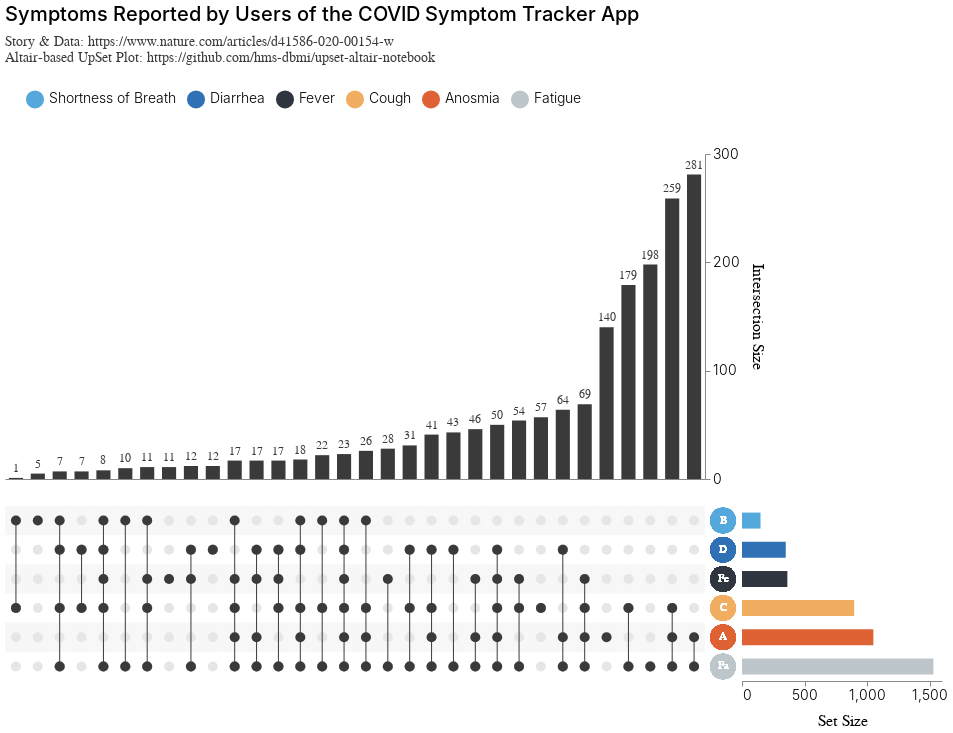

Here is the Vega-Lite specification saved for this chart:
### Vega specification from a JSON file in a GitHub repository (floating-point values rounded to 4 significant figures; data arrays with more than 128 entries replaced by an {"elided": "..."} marker saying what was removed)
{"$schema": "https://vega.github.io/schema/vega/v5.json", "background": "white", "padding": 5, "title": {"anchor": "start", "text": "Symptoms Reported by Users of the COVID Symptom Tracker App", "subtitle": ["Story & Data: https://www.nature.com/articles/d41586-020-00154-w", "Altair-based UpSet Plot: https://github.com/hms-dbmi/upset-altair-notebook"], "fontSize": 20, "fontWeight": 500, "subtitleColor": "#3A3A3A", "subtitleFontSize": 14}, "data": [{"name": "selector011_store"}, {"name": "selector010_store"}, {"name": "data-51a18922e537214846aa112d1ccd2e10", "values": {"elided": "192 records"}}, {"name": "data-edc52b94e708b8ac518e05227a1d24db", "values": [{"set": "Shortness of Breath", "set_abbre": "B"}, {"set": "Diarrhea", "set_abbre": "D"}, {"set": "Fever", "set_abbre": "Fe"}, {"set": "Cough", "set_abbre": "C"}, {"set": "Anosmia", "set_abbre": "A"}, {"set": "Fatigue", "set_abbre": "Fa"}]}, {"name": "data-845b010f0be9092a4e24abf6f511af02", "values": [{"set": "Shortness of Breath", "set_order": 1}, {"set": "Diarrhea", "set_order": 2}, {"set": "Fever", "set_order": 3}, {"set": "Cough", "set_order": 4}, {"set": "Anosmia", "set_order": 5}, {"set": "Fatigue", "set_order": 6}]}, {"name": "data_0", "source": "data-51a18922e537214846aa112d1ccd2e10", "transform": [{"type": "filter", "expr": "!(length(data(\"selector010_store\"))) || (vlSelectionTest(\"selector010_store\", datum))"}, {"type": "pivot", "field": "set", "value": "is_intersect", "op": "max", "groupby": ["intersection_id", "count"]}, {"type": "aggregate", "groupby": ["Shortness of Breath", "Diarrhea", "Fever", "Cough", "Anosmia", "Fatigue"], "ops": ["sum"], "fields": ["count"], "as": ["count"]}, {"type": "formula", "expr": "(isDefined(datum['Shortness of Breath']) ? datum['Shortness of Breath'] : 0)+(isDefined(datum['Diarrhea']) ? datum['Diarrhea'] : 0)+(isDefined(datum['Fever']) ? datum['Fever'] : 0)+(isDefined(datum['Cough']) ? datum['Cough'] : 0)+(isDefined(datum['Anosmia']) ? datum['Anosmia'] : 0)+(isDefined(datum['Fatigue']) ? datum['Fatigue'] : 0)", "as": "degree"}, {"type": "filter", "expr": "(datum['degree'] !== 0)"}, {"type": "window", "params": [null], "as": ["intersection_id"], "ops": ["row_number"], "fields": [""], "sort": {"field": [], "order": []}, "frame": [null, null]}, {"type": "fold", "fields": ["Shortness of Breath", "Diarrhea", "Fever", "Cough", "Anosmia", "Fatigue"], "as": ["set", "is_intersect"]}]}, {"name": "data_1", "source": "data_0", "transform": [{"type": "lookup", "from": "data-edc52b94e708b8ac518e05227a1d24db", "key": "set", "fields": ["set"], "values": ["set_abbre"]}, {"type": "lookup", "from": "data-845b010f0be9092a4e24abf6f511af02", "key": "set", "fields": ["set"], "values": ["set_order"]}, {"type": "filter", "expr": "!(length(data(\"selector010_store\"))) || (vlSelectionTest(\"selector010_store\", datum))"}, {"type": "window", "params": [null], "as": ["set_order"], "ops": ["distinct"], "fields": ["set"], "sort": {"field": ["set_order"], "order": ["ascending"]}, "frame": [null, 0]}]}, {"name": "data_2", "source": "data_1", "transform": [{"type": "aggregate", "groupby": ["degree", "intersection_id"], "ops": ["max"], "fields": ["count"], "as": ["max_count"]}, {"type": "filter", "expr": "isValid(datum[\"max_count\"]) && isFinite(+datum[\"max_count\"])"}]}, {"name": "data_3", "source": "data_0", "transform": [{"type": "lookup", "from": "data-edc52b94e708b8ac518e05227a1d24db", "key": "set", "fields": ["set"], "values": ["set_abbre"]}, {"type": "lookup", "from": "data-845b010f0be9092a4e24abf6f511af02", "key": "set", "fields": ["set"], "values": ["set_order"]}, {"type": "filter", "expr": "!(length(data(\"selector010_store\"))) || (vlSelectionTest(\"selector010_store\", datum))"}, {"type": "window", "params": [null], "as": ["set_order"], "ops": ["distinct"], "fields": ["set"], "sort": {"field": ["set_order"], "order": ["ascending"]}, "frame": [null, 0]}]}, {"name": "data_4", "source": "data_3", "transform": [{"type": "aggregate", "groupby": ["count", "degree", "intersection_id"], "ops": ["max"], "fields": ["count"], "as": ["max_count"]}, {"type": "filter", "expr": "isValid(datum[\"max_count\"]) && isFinite(+datum[\"max_count\"])"}]}, {"name": "data_5", "source": "data_0", "transform": [{"type": "lookup", "from": "data-edc52b94e708b8ac518e05227a1d24db", "key": "set", "fields": ["set"], "values": ["set_abbre"]}, {"type": "lookup", "from": "data-845b010f0be9092a4e24abf6f511af02", "key": "set", "fields": ["set"], "values": ["set_order"]}, {"type": "filter", "expr": "!(length(data(\"selector010_store\"))) || (vlSelectionTest(\"selector010_store\", datum))"}, {"type": "window", "params": [null], "as": ["set_order"], "ops": ["distinct"], "fields": ["set"], "sort": {"field": ["set_order"], "order": ["ascending"]}, "frame": [null, 0]}, {"type": "filter", "expr": "(datum['is_intersect'] === 1)"}]}, {"name": "data_6", "source": "data_5", "transform": [{"type": "aggregate", "groupby": ["degree", "intersection_id", "set_order"], "ops": ["max"], "fields": ["count"], "as": ["max_count"]}]}, {"name": "data_7", "source": "data_0", "transform": [{"type": "lookup", "from": "data-edc52b94e708b8ac518e05227a1d24db", "key": "set", "fields": ["set"], "values": ["set_abbre"]}, {"type": "lookup", "from": "data-845b010f0be9092a4e24abf6f511af02", "key": "set", "fields": ["set"], "values": ["set_order"]}, {"type": "filter", "expr": "!(length(data(\"selector010_store\"))) || (vlSelectionTest(\"selector010_store\", datum))"}, {"type": "window", "params": [null], "as": ["set_order"], "ops": ["distinct"], "fields": ["set"], "sort": {"field": ["set_order"], "order": ["ascending"]}, "frame": [null, 0]}, {"type": "filter", "expr": "((datum['set_order'] % 2) === 1)"}]}, {"name": "data_8", "source": "data_7", "transform": [{"type": "aggregate", "groupby": ["degree", "intersection_id", "set_order"], "ops": ["max"], "fields": ["count"], "as": ["max_count"]}]}, {"name": "data_9", "source": "data_0", "transform": [{"type": "lookup", "from": "data-edc52b94e708b8ac518e05227a1d24db", "key": "set", "fields": ["set"], "values": ["set_abbre"]}, {"type": "lookup", "from": "data-845b010f0be9092a4e24abf6f511af02", "key": "set", "fields": ["set"], "values": ["set_order"]}, {"type": "filter", "expr": "!(length(data(\"selector010_store\"))) || (vlSelectionTest(\"selector010_store\", datum))"}, {"type": "window", "params": [null], "as": ["set_order"], "ops": ["distinct"], "fields": ["set"], "sort": {"field": ["set_order"], "order": ["ascending"]}, "frame": [null, 0]}]}, {"name": "data_10", "source": "data_9", "transform": [{"type": "aggregate", "groupby": ["degree", "intersection_id", "set_order"], "ops": ["max"], "fields": ["count"], "as": ["max_count"]}]}, {"name": "data_11", "source": "data_0", "transform": [{"type": "lookup", "from": "data-edc52b94e708b8ac518e05227a1d24db", "key": "set", "fields": ["set"], "values": ["set_abbre"]}, {"type": "lookup", "from": "data-845b010f0be9092a4e24abf6f511af02", "key": "set", "fields": ["set"], "values": ["set_order"]}, {"type": "filter", "expr": "!(length(data(\"selector010_store\"))) || (vlSelectionTest(\"selector010_store\", datum))"}, {"type": "window", "params": [null], "as": ["set_order"], "ops": ["distinct"], "fields": ["set"], "sort": {"field": ["set_order"], "order": ["ascending"]}, "frame": [null, 0]}, {"type": "filter", "expr": "(datum['is_intersect'] === 1)"}]}, {"name": "data_12", "source": "data_11", "transform": [{"type": "aggregate", "groupby": ["degree", "intersection_id"], "ops": ["max", "min", "max"], "fields": ["count", "set_order", "set_order"], "as": ["max_count", "min_set_order", "max_set_order"]}]}, {"name": "data_13", "source": "data_0", "transform": [{"type": "lookup", "from": "data-edc52b94e708b8ac518e05227a1d24db", "key": "set", "fields": ["set"], "values": ["set_abbre"]}, {"type": "lookup", "from": "data-845b010f0be9092a4e24abf6f511af02", "key": "set", "fields": ["set"], "values": ["set_order"]}, {"type": "filter", "expr": "!(length(data(\"selector010_store\"))) || (vlSelectionTest(\"selector010_store\", datum))"}, {"type": "window", "params": [null], "as": ["set_order"], "ops": ["distinct"], "fields": ["set"], "sort": {"field": ["set_order"], "order": ["ascending"]}, "frame": [null, 0]}, {"type": "filter", "expr": "(datum['is_intersect'] === 1)"}]}, {"name": "data_14", "source": "data_13", "transform": [{"type": "aggregate", "groupby": ["degree", "intersection_id", "set_order"], "ops": ["max"], "fields": ["count"], "as": ["max_count"]}]}, {"name": "data_15", "source": "data_0", "transform": [{"type": "lookup", "from": "data-edc52b94e708b8ac518e05227a1d24db", "key": "set", "fields": ["set"], "values": ["set_abbre"]}, {"type": "lookup", "from": "data-845b010f0be9092a4e24abf6f511af02", "key": "set", "fields": ["set"], "values": ["set_order"]}, {"type": "filter", "expr": "!(length(data(\"selector010_store\"))) || (vlSelectionTest(\"selector010_store\", datum))"}, {"type": "window", "params": [null], "as": ["set_order"], "ops": ["distinct"], "fields": ["set"], "sort": {"field": ["set_order"], "order": ["ascending"]}, "frame": [null, 0]}]}, {"name": "data_16", "source": "data_0", "transform": [{"type": "lookup", "from": "data-edc52b94e708b8ac518e05227a1d24db", "key": "set", "fields": ["set"], "values": ["set_abbre"]}, {"type": "lookup", "from": "data-845b010f0be9092a4e24abf6f511af02", "key": "set", "fields": ["set"], "values": ["set_order"]}, {"type": "filter", "expr": "!(length(data(\"selector010_store\"))) || (vlSelectionTest(\"selector010_store\", datum))"}, {"type": "window", "params": [null], "as": ["set_order"], "ops": ["distinct"], "fields": ["set"], "sort": {"field": ["set_order"], "order": ["ascending"]}, "frame": [null, 0]}]}, {"name": "data_17", "source": "data_0", "transform": [{"type": "lookup", "from": "data-edc52b94e708b8ac518e05227a1d24db", "key": "set", "fields": ["set"], "values": ["set_abbre"]}, {"type": "lookup", "from": "data-845b010f0be9092a4e24abf6f511af02", "key": "set", "fields": ["set"], "values": ["set_order"]}, {"type": "filter", "expr": "!(length(data(\"selector010_store\"))) || (vlSelectionTest(\"selector010_store\", datum))"}, {"type": "window", "params": [null], "as": ["set_order"], "ops": ["distinct"], "fields": ["set"], "sort": {"field": ["set_order"], "order": ["ascending"]}, "frame": [null, 0]}, {"type": "filter", "expr": "(datum['is_intersect'] === 1)"}, {"type": "aggregate", "groupby": ["set", "set_order"], "ops": ["sum"], "fields": ["count"], "as": ["sum_count"]}, {"type": "stack", "groupby": ["set_order"], "field": "sum_count", "sort": {"field": ["set"], "order": ["descending"]}, "as": ["sum_count_start", "sum_count_end"], "offset": "zero"}, {"type": "filter", "expr": "isValid(datum[\"sum_count\"]) && isFinite(+datum[\"sum_count\"])"}]}], "signals": [{"name": "concat_0_width", "value": 700}, {"name": "concat_0_height", "value": 325}, {"name": "concat_1_childHeight", "value": 175}, {"name": "concat_1_concat_0_width", "value": 700}, {"name": "concat_1_concat_1_width", "value": 20}, {"name": "concat_1_concat_2_width", "value": 200}, {"name": "selector010_set_legend", "value": null, "on": [{"events": [{"source": "view", "type": "click", "markname": "set_legend_symbols"}, {"source": "view", "type": "click", "markname": "set_legend_labels"}, {"source": "view", "type": "click", "markname": "set_legend_entries"}], "update": "datum.value || item().items[0].items[0].datum.value", "force": true}, {"events": [{"source": "view", "type": "click"}], "update": "!event.item || !datum ? null : selector010_set_legend", "force": true}]}, {"name": "unit", "value": {}, "on": [{"events": "mousemove", "update": "isTuple(group()) ? group() : unit"}]}, {"name": "selector011", "update": "vlSelectionResolve(\"selector011_store\", \"union\")"}, {"name": "selector010", "update": "vlSelectionResolve(\"selector010_store\", \"union\", true)"}], "layout": {"padding": 20, "columns": 1, "bounds": "full", "align": "each"}, "marks": [{"type": "group", "name": "concat_0_group", "style": "cell", "encode": {"update": {"width": {"signal": "concat_0_width"}, "height": {"signal": "concat_0_height"}}}, "signals": [{"name": "selector011_tuple", "on": [{"events": [{"source": "scope", "type": "mouseover"}], "update": "datum && item().mark.marktype !== 'group' ? {unit: \"concat_0_layer_0\", fields: selector011_tuple_fields, values: [(item().isVoronoi ? datum.datum : datum)[\"intersection_id\"]]} : null", "force": true}, {"events": [{"source": "scope", "type": "dblclick"}], "update": "null"}]}, {"name": "selector011_tuple_fields", "value": [{"type": "E", "field": "intersection_id"}]}, {"name": "selector011_modify", "on": [{"events": {"signal": "selector011_tuple"}, "update": "modify(\"selector011_store\", selector011_tuple, true)"}]}, {"name": "selector010_tuple"}, {"name": "selector010_tuple_fields", "value": [{"type": "E", "field": "set"}]}, {"name": "selector010_toggle", "value": false, "on": [{"events": {"merge": [{"source": "view", "type": "click"}]}, "update": "event.shiftKey"}]}, {"name": "selector010_modify", "on": [{"events": {"signal": "selector010_tuple"}, "update": "modify(\"selector010_store\", selector010_toggle ? null : selector010_tuple, selector010_toggle ? null : true, selector010_toggle ? selector010_tuple : null)"}]}], "marks": [{"name": "concat_0_layer_0_marks", "type": "rect", "style": ["bar"], "interactive": true, "from": {"data": "data_2"}, "encode": {"update": {"fill": [{"test": "!(length(data(\"selector011_store\"))) || (!(vlSelectionTest(\"selector011_store\", datum)))", "value": "#3A3A3A"}, {"value": "#777"}], "tooltip": {"signal": "{\"Cardinality\": format(datum[\"max_count\"], \"\"), \"Degree\": format(datum[\"degree\"], \"\")}"}, "xc": {"scale": "concat_0_x", "field": "intersection_id", "band": 0.5}, "width": {"value": 14.12}, "y": {"scale": "concat_0_y", "field": "max_count"}, "y2": {"scale": "concat_0_y", "value": 0}}}}, {"name": "concat_0_layer_1_marks", "type": "text", "style": ["text"], "interactive": false, "from": {"data": "data_4"}, "encode": {"update": {"dy": {"value": -10}, "fill": [{"test": "!(length(data(\"selector011_store\"))) || (!(vlSelectionTest(\"selector011_store\", datum)))", "value": "#3A3A3A"}, {"value": "#777"}], "tooltip": {"signal": "{\"Cardinality\": format(datum[\"max_count\"], \"\"), \"Degree\": format(datum[\"degree\"], \"\")}"}, "x": {"scale": "concat_0_x", "field": "intersection_id", "band": 0.5}, "y": {"scale": "concat_0_y", "field": "max_count"}, "text": {"signal": "format(datum[\"count\"], \".0f\")"}, "fontSize": {"value": 12}, "align": {"value": "center"}, "baseline": {"value": "middle"}}}}], "axes": [{"scale": "concat_0_x", "orient": "bottom", "grid": false, "domain": true, "labels": false, "ticks": false, "labelAlign": "right", "labelAngle": 270, "labelBaseline": "middle", "zindex": 0}, {"scale": "concat_0_y", "orient": "right", "grid": false, "title": "Intersection Size", "tickCount": 3, "labelOverlap": true, "zindex": 0}]}, {"type": "group", "name": "concat_1_group", "layout": {"padding": 5, "bounds": "full", "align": "each"}, "marks": [{"type": "group", "name": "concat_1_concat_0_group", "style": "cell", "encode": {"update": {"width": {"signal": "concat_1_concat_0_width"}, "height": {"signal": "concat_1_childHeight"}}}, "signals": [{"name": "selector011_tuple", "on": [{"events": [{"source": "scope", "type": "mouseover"}], "update": "datum && item().mark.marktype !== 'group' ? {unit: \"concat_1_concat_0_layer_0\", fields: selector011_tuple_fields, values: [(item().isVoronoi ? datum.datum : datum)[\"intersection_id\"]]} : null", "force": true}, {"events": [{"source": "scope", "type": "dblclick"}], "update": "null"}]}, {"name": "selector011_tuple_fields", "value": [{"type": "E", "field": "intersection_id"}]}, {"name": "selector011_modify", "on": [{"events": {"signal": "selector011_tuple"}, "update": "modify(\"selector011_store\", selector011_tuple, true)"}]}, {"name": "selector010_tuple"}, {"name": "selector010_tuple_fields", "value": [{"type": "E", "field": "set"}]}, {"name": "selector010_toggle", "value": false, "on": [{"events": {"merge": [{"source": "view", "type": "click"}]}, "update": "event.shiftKey"}]}, {"name": "selector010_modify", "on": [{"events": {"signal": "selector010_tuple"}, "update": "modify(\"selector010_store\", selector010_toggle ? null : selector010_tuple, selector010_toggle ? null : true, selector010_toggle ? selector010_tuple : null)"}]}], "marks": [{"name": "concat_1_concat_0_layer_0_marks", "type": "symbol", "style": ["circle"], "interactive": true, "from": {"data": "data_6"}, "encode": {"update": {"opacity": {"value": 1}, "size": {"value": 100}, "fill": [{"test": "!(length(data(\"selector011_store\"))) || (!(vlSelectionTest(\"selector011_store\", datum)))", "value": "#3A3A3A"}, {"value": "#777"}], "tooltip": {"signal": "{\"Cardinality\": format(datum[\"max_count\"], \"\"), \"Degree\": format(datum[\"degree\"], \"\")}"}, "x": {"scale": "concat_1_concat_0_x", "field": "intersection_id", "band": 0.5}, "y": {"scale": "concat_1_y", "field": "set_order", "band": 0.5}, "shape": {"value": "circle"}}}}, {"name": "concat_1_concat_0_layer_1_marks", "type": "rect", "style": ["rect"], "interactive": false, "from": {"data": "data_8"}, "encode": {"update": {"fill": {"value": "#F7F7F7"}, "tooltip": {"signal": "{\"Cardinality\": format(datum[\"max_count\"], \"\"), \"Degree\": format(datum[\"degree\"], \"\")}"}, "x": {"scale": "concat_1_concat_0_x", "field": "intersection_id"}, "width": {"scale": "concat_1_concat_0_x", "band": true}, "y": {"scale": "concat_1_y", "field": "set_order"}, "height": {"scale": "concat_1_y", "band": true}}}}, {"name": "concat_1_concat_0_layer_2_marks", "type": "symbol", "style": ["circle"], "interactive": false, "from": {"data": "data_10"}, "encode": {"update": {"opacity": {"value": 1}, "size": {"value": 100}, "fill": {"value": "#E6E6E6"}, "tooltip": {"signal": "{\"Cardinality\": format(datum[\"max_count\"], \"\"), \"Degree\": format(datum[\"degree\"], \"\")}"}, "x": {"scale": "concat_1_concat_0_x", "field": "intersection_id", "band": 0.5}, "y": {"scale": "concat_1_y", "field": "set_order", "band": 0.5}, "shape": {"value": "circle"}}}}, {"name": "concat_1_concat_0_layer_3_marks", "type": "rect", "style": ["bar"], "interactive": false, "from": {"data": "data_12"}, "encode": {"update": {"fill": [{"test": "!(length(data(\"selector011_store\"))) || (!(vlSelectionTest(\"selector011_store\", datum)))", "value": "#3A3A3A"}, {"value": "#777"}], "tooltip": {"signal": "{\"Cardinality\": format(datum[\"max_count\"], \"\"), \"Degree\": format(datum[\"degree\"], \"\")}"}, "xc": {"scale": "concat_1_concat_0_x", "field": "intersection_id", "band": 0.5}, "width": {"value": 1}, "y": {"scale": "concat_1_y", "field": "min_set_order", "band": 0.5}, "y2": {"scale": "concat_1_y", "field": "max_set_order", "band": 0.5}}}}, {"name": "concat_1_concat_0_layer_4_marks", "type": "symbol", "style": ["circle"], "interactive": false, "from": {"data": "data_14"}, "encode": {"update": {"opacity": {"value": 1}, "size": {"value": 100}, "fill": [{"test": "!(length(data(\"selector011_store\"))) || (!(vlSelectionTest(\"selector011_store\", datum)))", "value": "#3A3A3A"}, {"value": "#777"}], "tooltip": {"signal": "{\"Cardinality\": format(datum[\"max_count\"], \"\"), \"Degree\": format(datum[\"degree\"], \"\")}"}, "x": {"scale": "concat_1_concat_0_x", "field": "intersection_id", "band": 0.5}, "y": {"scale": "concat_1_y", "field": "set_order", "band": 0.5}, "shape": {"value": "circle"}}}}], "axes": [{"scale": "concat_1_concat_0_x", "orient": "bottom", "grid": false, "domain": false, "labels": false, "ticks": false, "labelAlign": "right", "labelAngle": 270, "labelBaseline": "middle", "zindex": 0}, {"scale": "concat_1_y", "orient": "left", "grid": false, "domain": false, "labels": false, "ticks": false, "zindex": 0}]}, {"type": "group", "name": "concat_1_concat_1_group", "style": "cell", "encode": {"update": {"width": {"signal": "concat_1_concat_1_width"}, "height": {"signal": "concat_1_childHeight"}}}, "signals": [{"name": "width", "update": "concat_1_concat_1_width"}, {"name": "selector010_tuple", "update": "selector010_set_legend !== null ? {fields: selector010_tuple_fields, values: [selector010_set_legend]} : null"}, {"name": "selector010_tuple_fields", "value": [{"type": "E", "field": "set"}]}, {"name": "selector010_toggle", "value": false, "on": [{"events": {"merge": [{"source": "view", "type": "click"}]}, "update": "event.shiftKey"}]}, {"name": "selector010_modify", "on": [{"events": {"signal": "selector010_tuple"}, "update": "modify(\"selector010_store\", selector010_toggle ? null : selector010_tuple, selector010_toggle ? null : true, selector010_toggle ? selector010_tuple : null)"}]}], "marks": [{"name": "concat_1_concat_1_layer_0_marks", "type": "symbol", "style": ["circle"], "interactive": true, "from": {"data": "data_15"}, "encode": {"update": {"opacity": {"value": 1}, "size": {"value": 650}, "fill": {"scale": "color", "field": "set"}, "x": {"signal": "concat_1_concat_1_width", "mult": 0.5}, "y": {"scale": "concat_1_y", "field": "set_order", "band": 0.5}, "shape": {"value": "circle"}}}}, {"name": "concat_1_concat_1_layer_1_marks", "type": "text", "style": ["text"], "interactive": false, "from": {"data": "data_16"}, "encode": {"update": {"align": {"value": "center"}, "fill": {"value": "white"}, "opacity": {"value": 1}, "x": {"signal": "concat_1_concat_1_width", "mult": 0.5}, "y": {"scale": "concat_1_y", "field": "set_order", "band": 0.5}, "text": {"signal": "''+datum[\"set_abbre\"]"}, "baseline": {"value": "middle"}}}}], "axes": [{"scale": "concat_1_y", "orient": "left", "grid": false, "domain": false, "labels": false, "ticks": false, "zindex": 0}]}, {"type": "group", "name": "concat_1_concat_2_group", "style": "cell", "encode": {"update": {"width": {"signal": "concat_1_concat_2_width"}, "height": {"signal": "concat_1_childHeight"}}}, "signals": [{"name": "selector010_tuple", "update": "selector010_set_legend !== null ? {fields: selector010_tuple_fields, values: [selector010_set_legend]} : null"}, {"name": "selector010_tuple_fields", "value": [{"type": "E", "field": "set"}]}, {"name": "selector010_toggle", "value": false, "on": [{"events": {"merge": [{"source": "view", "type": "click"}]}, "update": "event.shiftKey"}]}, {"name": "selector010_modify", "on": [{"events": {"signal": "selector010_tuple"}, "update": "modify(\"selector010_store\", selector010_toggle ? null : selector010_tuple, selector010_toggle ? null : true, selector010_toggle ? selector010_tuple : null)"}]}], "marks": [{"name": "concat_1_concat_2_marks", "type": "rect", "style": ["bar"], "interactive": true, "from": {"data": "data_17"}, "encode": {"update": {"fill": {"scale": "color", "field": "set"}, "opacity": {"value": 1}, "x": {"scale": "concat_1_concat_2_x", "field": "sum_count_end"}, "x2": {"scale": "concat_1_concat_2_x", "field": "sum_count_start"}, "yc": {"scale": "concat_1_y", "field": "set_order", "band": 0.5}, "height": {"value": 16}}}}], "axes": [{"scale": "concat_1_concat_2_x", "orient": "bottom", "grid": false, "title": "Set Size", "tickCount": 3, "labelFlush": true, "labelOverlap": true, "zindex": 0}, {"scale": "concat_1_y", "orient": "left", "grid": false, "domain": false, "labels": false, "ticks": false, "zindex": 0}]}]}], "scales": [{"name": "color", "type": "ordinal", "domain": ["Shortness of Breath", "Diarrhea", "Fever", "Cough", "Anosmia", "Fatigue"], "range": ["#55A8DB", "#3070B5", "#30363F", "#F1AD60", "#DF6234", "#BDC6CA"]}, {"name": "concat_0_x", "type": "band", "domain": {"fields": [{"data": "data_1", "field": "intersection_id"}, {"data": "data_3", "field": "intersection_id"}], "sort": {"op": "min", "field": "count"}}, "range": [0, {"signal": "concat_0_width"}], "paddingInner": 0.1, "paddingOuter": 0.05}, {"name": "concat_0_y", "type": "linear", "domain": {"fields": [{"data": "data_2", "field": "max_count"}, {"data": "data_4", "field": "max_count"}]}, "range": [{"signal": "concat_0_height"}, 0], "nice": true, "zero": true}, {"name": "concat_1_y", "type": "band", "domain": {"fields": [{"data": "data_6", "field": "set_order"}, {"data": "data_8", "field": "set_order"}, {"data": "data_10", "field": "set_order"}, {"data": "data_12", "field": "min_set_order"}, {"data": "data_12", "field": "max_set_order"}, {"data": "data_14", "field": "set_order"}, {"data": "data_15", "field": "set_order"}, {"data": "data_16", "field": "set_order"}, {"data": "data_17", "field": "set_order"}], "sort": true}, "range": [0, {"signal": "concat_1_childHeight"}], "paddingInner": 0, "paddingOuter": 0}, {"name": "concat_1_concat_0_x", "type": "band", "domain": {"fields": [{"data": "data_5", "field": "intersection_id"}, {"data": "data_7", "field": "intersection_id"}, {"data": "data_9", "field": "intersection_id"}, {"data": "data_11", "field": "intersection_id"}, {"data": "data_13", "field": "intersection_id"}], "sort": {"op": "min", "field": "count"}}, "range": [0, {"signal": "concat_1_concat_0_width"}], "paddingInner": 0, "paddingOuter": 0}, {"name": "concat_1_concat_2_x", "type": "linear", "domain": {"data": "data_17", "fields": ["sum_count_start", "sum_count_end"]}, "range": [0, {"signal": "concat_1_concat_2_width"}], "nice": true, "zero": true}], "legends": [{"fill": "color", "direction": "horizontal", "encode": {"labels": {"name": "set_legend_labels", "interactive": true, "update": {"opacity": [{"test": "(!length(data(\"selector010_store\")) || (selector010[\"set\"] && indexof(selector010[\"set\"], datum.value) >= 0))", "value": 1}, {"value": 0.35}]}}, "symbols": {"name": "set_legend_symbols", "interactive": true, "update": {"opacity": [{"test": "(!length(data(\"selector010_store\")) || (selector010[\"set\"] && indexof(selector010[\"set\"], datum.value) >= 0))", "value": 1}, {"value": 0.35}]}}, "entries": {"name": "set_legend_entries", "interactive": true, "update": {"fill": {"value": "transparent"}}}}}], "config": {"axis": {"labelFontSize": 14, "labelFontWeight": 300, "titleFontSize": 16, "titleFontWeight": 400, "titlePadding": 10}, "legend": {"labelFontSize": 14, "labelFontWeight": 300, "orient": "top", "padding": 20, "symbolSize": 325, "symbolType": "circle", "titleFontSize": 16, "titleFontWeight": 400}, "style": {"cell": {"stroke": null}, "group-title": {"fontSize": 18, "fontWeight": 400}}, "title": {"subtitlePadding": 10}}}
